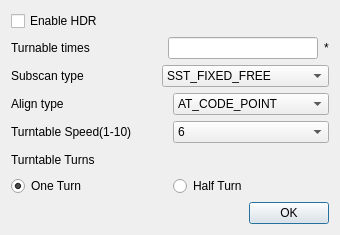
<?xml version="1.0" encoding="UTF-8"?>
<ui version="4.0">
 <class>startScan</class>
 <widget class="QDialog" name="startScan">
  <property name="geometry">
   <rect>
    <x>0</x>
    <y>0</y>
    <width>340</width>
    <height>235</height>
   </rect>
  </property>
  <property name="windowTitle">
   <string>Dialog</string>
  </property>
  <layout class="QVBoxLayout" name="verticalLayout" stretch="1,1,1,1,1,1,1,1">
   <item>
    <layout class="QHBoxLayout" name="horizontalLayout_4">
     <item>
      <widget class="QCheckBox" name="checkBox">
       <property name="text">
        <string>Enable HDR</string>
       </property>
      </widget>
     </item>
     <item>
      <spacer name="horizontalSpacer">
       <property name="orientation">
        <enum>Qt::Horizontal</enum>
       </property>
       <property name="sizeHint" stdset="0">
        <size>
         <width>40</width>
         <height>20</height>
        </size>
       </property>
      </spacer>
     </item>
    </layout>
   </item>
   <item>
    <layout class="QHBoxLayout" name="horizontalLayout" stretch="1,1,0">
     <item>
      <widget class="QLabel" name="label_turnableTimes">
       <property name="text">
        <string>Turnable times</string>
       </property>
      </widget>
     </item>
     <item>
      <widget class="QLineEdit" name="lineEdit_turnableTimes">
       <property name="text">
        <string/>
       </property>
      </widget>
     </item>
     <item>
      <widget class="QLabel" name="label_point">
       <property name="text">
        <string>*</string>
       </property>
      </widget>
     </item>
    </layout>
   </item>
   <item>
    <layout class="QHBoxLayout" name="horizontalLayout_2" stretch="1,1">
     <item>
      <widget class="QLabel" name="label_subScanType">
       <property name="text">
        <string>Subscan type</string>
       </property>
      </widget>
     </item>
     <item>
      <widget class="QComboBox" name="comboBox_subScanType">
       <item>
        <property name="text">
         <string>SST_FIXED_FREE</string>
        </property>
       </item>
       <item>
        <property name="text">
         <string>SST_FIXED_TURNABLE</string>
        </property>
       </item>
      </widget>
     </item>
    </layout>
   </item>
   <item>
    <layout class="QHBoxLayout" name="horizontalLayout_3" stretch="0,0">
     <item>
      <widget class="QLabel" name="label_alignType">
       <property name="text">
        <string>Align type</string>
       </property>
      </widget>
     </item>
     <item>
      <widget class="QComboBox" name="comboBox_alignType">
       <item>
        <property name="text">
         <string>AT_CODE_POINT</string>
        </property>
       </item>
       <item>
        <property name="text">
         <string>AT_FEATURES</string>
        </property>
       </item>
       <item>
        <property name="text">
         <string>AT_TURTABLE</string>
        </property>
       </item>
       <item>
        <property name="text">
         <string>AT_MARKERS</string>
        </property>
       </item>
       <item>
        <property name="text">
         <string>AT_GLOBAL_POINT</string>
        </property>
       </item>
      </widget>
     </item>
    </layout>
   </item>
   <item>
    <layout class="QHBoxLayout" name="horizontalLayout_5" stretch="0,0">
     <item>
      <widget class="QLabel" name="label">
       <property name="text">
        <string>Turntable Speed(1-10)</string>
       </property>
      </widget>
     </item>
     <item>
      <widget class="QComboBox" name="comboBox_motorSpeed">
       <property name="currentIndex">
        <number>5</number>
       </property>
       <item>
        <property name="text">
         <string>1</string>
        </property>
       </item>
       <item>
        <property name="text">
         <string>2</string>
        </property>
       </item>
       <item>
        <property name="text">
         <string>3</string>
        </property>
       </item>
       <item>
        <property name="text">
         <string>4</string>
        </property>
       </item>
       <item>
        <property name="text">
         <string>5</string>
        </property>
       </item>
       <item>
        <property name="text">
         <string>6</string>
        </property>
       </item>
       <item>
        <property name="text">
         <string>7</string>
        </property>
       </item>
       <item>
        <property name="text">
         <string>8</string>
        </property>
       </item>
       <item>
        <property name="text">
         <string>9</string>
        </property>
       </item>
       <item>
        <property name="text">
         <string>10</string>
        </property>
       </item>
      </widget>
     </item>
    </layout>
   </item>
   <item>
    <layout class="QHBoxLayout" name="horizontalLayout_6">
     <item>
      <widget class="QLabel" name="label_2">
       <property name="text">
        <string>Turntable Turns</string>
       </property>
      </widget>
     </item>
     <item>
      <spacer name="horizontalSpacer_2">
       <property name="orientation">
        <enum>Qt::Horizontal</enum>
       </property>
       <property name="sizeHint" stdset="0">
        <size>
         <width>40</width>
         <height>20</height>
        </size>
       </property>
      </spacer>
     </item>
    </layout>
   </item>
   <item>
    <layout class="QHBoxLayout" name="horizontalLayout_7">
     <item>
      <widget class="QRadioButton" name="radioButton_oneRound">
       <property name="text">
        <string>One Turn</string>
       </property>
       <property name="checked">
        <bool>true</bool>
       </property>
      </widget>
     </item>
     <item>
      <widget class="QRadioButton" name="radioButton_halfRound">
       <property name="text">
        <string>Half Turn</string>
       </property>
      </widget>
     </item>
    </layout>
   </item>
   <item>
    <layout class="QHBoxLayout" name="horizontalLayout_8">
     <item>
      <spacer name="horizontalSpacer_3">
       <property name="orientation">
        <enum>Qt::Horizontal</enum>
       </property>
       <property name="sizeHint" stdset="0">
        <size>
         <width>40</width>
         <height>20</height>
        </size>
       </property>
      </spacer>
     </item>
     <item>
      <widget class="QPushButton" name="pushButton">
       <property name="text">
        <string>OK</string>
       </property>
      </widget>
     </item>
    </layout>
   </item>
  </layout>
 </widget>
 <resources/>
 <connections/>
</ui>
